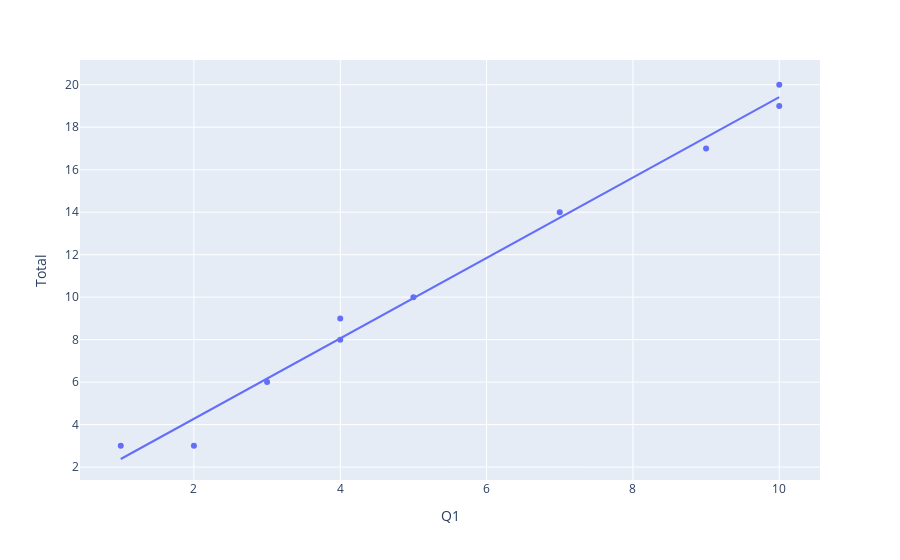

Notebook source saved alongside this figure:
### Markdown cell above
$R^2$ 외에, MAE는 단위 유닛이 같으므로 보다 해석에 용이한 장점이 있고, MSE는 제곱을 하기 때문에 특이값에 보다 민감 합니다. RMSE는 MSE를 실제값과 유사한 단위로 변화시켜주는 장점이 있습니다.
- [회귀의 오류지표 알아보기](https://partrita.github.io/posts/regression-error/)

### Code cell
import plotly.express as px
px.scatter(
    df_study,
    x='Q1',
    y='Total',
    trendline='ols'
)

### Figure 1 — Plotly figure (JSON) as saved in the notebook; plotly's stock layout.template omitted (floating-point values rounded to 4 significant figures)
{"data": [{"hovertemplate": "Q1=%{x}<br>Total=%{y}<extra></extra>", "legendgroup": "", "marker": {"color": "#636efa", "symbol": "circle"}, "mode": "markers", "name": "", "orientation": "v", "showlegend": false, "type": "scatter", "x": [1, 2, 3, 4, 4, 5, 7, 9, 10, 10], "xaxis": "x", "y": [3, 3, 6, 9, 8, 10, 14, 17, 19, 20], "yaxis": "y"}, {"hovertemplate": "<b>OLS trendline</b><br>Total = 1.8934 * Q1 + 0.486294<br>R<sup>2</sup>=0.989407<br><br>Q1=%{x}<br>Total=%{y} <b>(trend)</b><extra></extra>", "legendgroup": "", "marker": {"color": "#636efa", "symbol": "circle"}, "mode": "lines", "name": "", "showlegend": false, "type": "scatter", "x": [1, 2, 3, 4, 4, 5, 7, 9, 10, 10], "xaxis": "x", "y": [2.38, 4.273, 6.166, 8.06, 8.06, 9.953, 13.74, 17.53, 19.42, 19.42], "yaxis": "y"}], "layout": {"autosize": true, "legend": {"tracegroupgap": 0}, "margin": {"t": 60}, "xaxis": {"anchor": "y", "autorange": true, "domain": [0, 1], "range": [0.4575, 10.54], "title": {"text": "Q1"}, "type": "linear"}, "yaxis": {"anchor": "x", "autorange": true, "domain": [0, 1], "range": [1.387, 21.23], "title": {"text": "Total"}, "type": "linear"}}}
